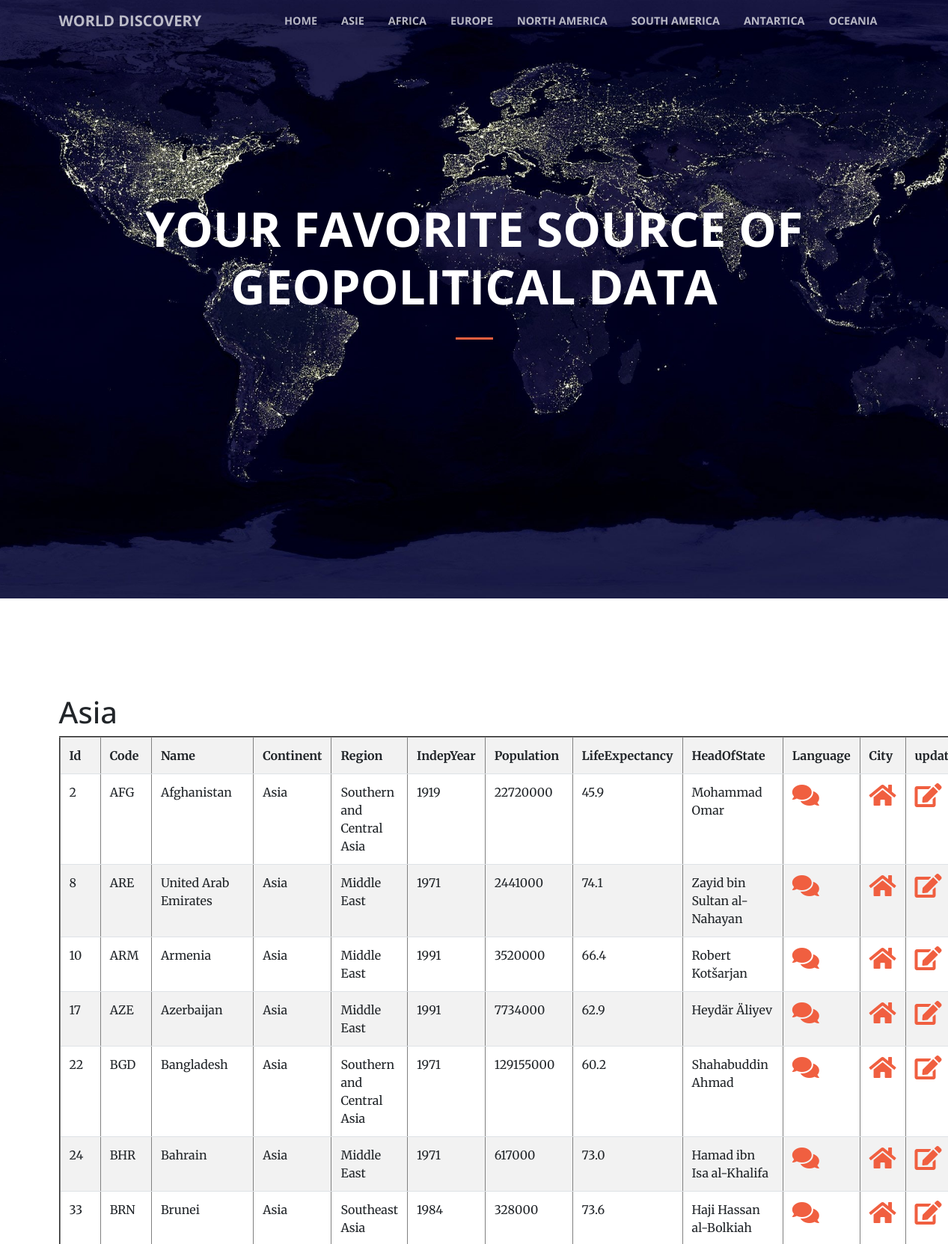
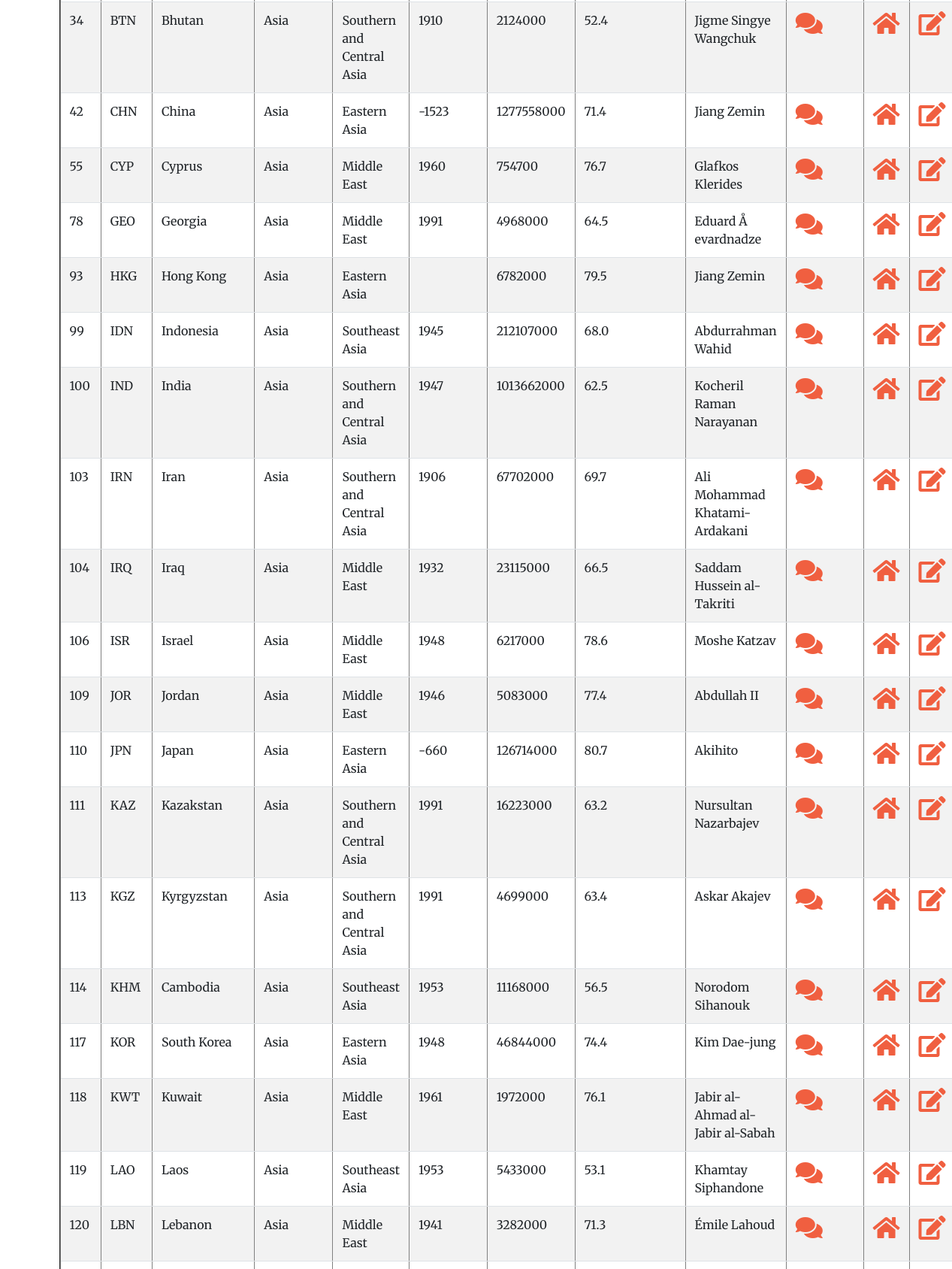
The app's page /CountryByContinent.php?continent=Asia (upper part) with its own data (2 pictures, top to bottom).
### tables this page shows
CREATE TABLE  `Country` (
  `id` int(11) NOT NULL AUTO_INCREMENT,
  `Code` char(3) DEFAULT NULL,
  `Name` char(52) NOT NULL DEFAULT '',
  `Continent` enum('Asia','Europe','North America','Africa','Oceania','Antarctica','South America') NOT NULL DEFAULT 'Asia',
  `Region` char(26) NOT NULL DEFAULT '',
  `SurfaceArea` float(10,2) NOT NULL DEFAULT '0.00',
  `IndepYear` smallint(6) DEFAULT NULL,
  `Population` int(11) NOT NULL DEFAULT '0',
  `LifeExpectancy` float(3,1) DEFAULT NULL,
  `GNP` float(10,2) DEFAULT NULL,
  `GNPOld` float(10,2) DEFAULT NULL,
  `LocalName` char(45) NOT NULL DEFAULT '',
  `GovernmentForm` char(45) NOT NULL DEFAULT '',
  `HeadOfState` char(60) DEFAULT NULL,
  `Capital` int(11) DEFAULT NULL,
  `Code2` char(2) NOT NULL DEFAULT '',
  PRIMARY KEY (`id`) USING BTREE
);

### inc/manager-db.php (called while the page is built, shortened)
<?php
require_once('connect-db.php');
function getAllCountryByContinent($continentName) {
    global $pdo;
    $query = "SELECT * FROM Country WHERE Continent=:Continent;";
    try {
        $prep = $pdo->prepare($query);
        $prep->bindValue(':Continent', $continentName);
        $prep->execute();
        $result = $prep->fetchall(PDO::FETCH_OBJ);
        return $result;
        }
    catch ( Exception $e ) {
        die ("Erreur dans la requete ".$e->getMessage());
    }
}
?>

### CountryByContinent.php (the view, shortened to what this page needs)
<!DOCTYPE html>
<html lang="en">
  <head>
    <link href="vendor/bootstrap/css/bootstrap.min.css" rel="stylesheet">
    <link rel="stylesheet" href="https://use.fontawesome.com/releases/v5.0.9/css/all.css">
    <link href="vendor/magnific-popup/magnific-popup.css" rel="stylesheet">
    <link href="css/creative.css" rel="stylesheet">
  </head>
  <body id="page-top">
  <?php
    require_once('navbar.php');
      $allContinentByCountry=getAllCountryByContinent($_GET['continent']);
  ?>
<div class="container">
    <section>
    <h1> <?php echo $_GET['continent'] ?> </h1>
      <table class="table table-striped" border=2 >
        <tr>
          <th> Id             </th>
          <th> Code           </th>
          <th> Name           </th>
          <th> Continent      </th>
          <th> Region         </th>
          <th> IndepYear      </th>
          <th> Population     </th>
          <th> LifeExpectancy </th>
          <th> HeadOfState    </th>
          <th> Language  </th>
          <th> City          </th>
          <th>update</th>
        </tr>
        <?php
            foreach ($allContinentByCountry as $value):
        ?>
        <tr>
            <td><?php echo $value->id; ?></td>
            <td><?php echo $value->Code; ?></td>
            <td><?php echo $value->Name; ?> </a> </td>
            <td><?php echo $value->Continent; ?></td>
            <td><?php echo $value->Region; ?></td>
            <td><?php echo $value->IndepYear; ?></td>
            <td><?php echo $value->Population; ?></td>
            <td><?php echo $value->LifeExpectancy; ?></td>
            <td><?php echo $value->HeadOfState; ?></td>
            <td> <a href=languageByCountry.php?idCountry=<?php echo $value->id ?>&nameCountry=<?php echo $value->Name ?> > <i class="fas fa-comments fa-2x"></i> </a> </td>
            <td> <a href=cityByCountry.php?idCountry=<?php echo $value->id ?>&nameCountry=<?php echo $value->Name ?> ><i class="fas fa-home fa-2x"></i> </a> </td>
            <td><a href=form.php?idCountry=<?php echo $value->id ?>&nameCountry=<?php echo $value->Name ?> >  <i class="fas fa-edit fa-2x"></i>  </a></td>
        </tr>
        <?php
        endforeach;
        ?>
    </section>
    </div>
  </body>
</html>

### css/creative.css (style rules this page uses)
body, html { width: 100%; height: 100%; }
body { font-family: 'Merriweather', 'Helvetica Neue', Arial, sans-serif; }
a { color: #F05F40; -webkit-transition: all 0.2s; -moz-transition: all 0.2s; transition: all 0.2s; }
h1, h2, h3, h4, h5, h6 { font-family: 'Open Sans', 'Helvetica Neue', Arial, sans-serif; }
section { padding: 8rem 0; }

### records on screen
country: id "2", Code "AFG", Name "Afghanistan", Continent "Asia", Region "Southern and Central Asia", IndepYear "1919", Population "22720000", LifeExpectancy "45.9", HeadOfState "Mohammad Omar"
country: id "8", Code "ARE", Name "United Arab Emirates", Continent "Asia", Region "Middle East", IndepYear "1971", Population "2441000", LifeExpectancy "74.1", HeadOfState "Zayid bin Sultan al-Nahayan"
country: id "10", Code "ARM", Name "Armenia", Continent "Asia", Region "Middle East", IndepYear "1991", Population "3520000", LifeExpectancy "66.4", HeadOfState "Robert Kotšarjan"
country: id "17", Code "AZE", Name "Azerbaijan", Continent "Asia", Region "Middle East", IndepYear "1991", Population "7734000", LifeExpectancy "62.9", HeadOfState "Heydär Äliyev"
country: id "22", Code "BGD", Name "Bangladesh", Continent "Asia", Region "Southern and Central Asia", IndepYear "1971", Population "129155000", LifeExpectancy "60.2", HeadOfState "Shahabuddin Ahmad"
country: id "24", Code "BHR", Name "Bahrain", Continent "Asia", Region "Middle East", IndepYear "1971", Population "617000", LifeExpectancy "73.0", HeadOfState "Hamad ibn Isa al-Khalifa"
country: id "33", Code "BRN", Name "Brunei", Continent "Asia", Region "Southeast Asia", IndepYear "1984", Population "328000", LifeExpectancy "73.6", HeadOfState "Haji Hassan al-Bolkiah"
country: id "34", Code "BTN", Name "Bhutan", Continent "Asia", Region "Southern and Central Asia", IndepYear "1910", Population "2124000", LifeExpectancy "52.4", HeadOfState "Jigme Singye Wangchuk"
country: id "42", Code "CHN", Name "China", Continent "Asia", Region "Eastern Asia", IndepYear "-1523", Population "1277558000", LifeExpectancy "71.4", HeadOfState "Jiang Zemin"
country: id "55", Code "CYP", Name "Cyprus", Continent "Asia", Region "Middle East", IndepYear "1960", Population "754700", LifeExpectancy "76.7", HeadOfState "Glafkos Klerides"
country: id "78", Code "GEO", Name "Georgia", Continent "Asia", Region "Middle East", IndepYear "1991", Population "4968000", LifeExpectancy "64.5", HeadOfState "Eduard Å evardnadze"
country: id "93", Code "HKG", Name "Hong Kong", Continent "Asia", Region "Eastern Asia", Population "6782000", LifeExpectancy "79.5", HeadOfState "Jiang Zemin"
country: id "99", Code "IDN", Name "Indonesia", Continent "Asia", Region "Southeast Asia", IndepYear "1945", Population "212107000", LifeExpectancy "68.0", HeadOfState "Abdurrahman Wahid"
country: id "100", Code "IND", Name "India", Continent "Asia", Region "Southern and Central Asia", IndepYear "1947", Population "1013662000", LifeExpectancy "62.5", HeadOfState "Kocheril Raman Narayanan"
country: id "103", Code "IRN", Name "Iran", Continent "Asia", Region "Southern and Central Asia", IndepYear "1906", Population "67702000", LifeExpectancy "69.7", HeadOfState "Ali Mohammad Khatami-Ardakani"
country: id "104", Code "IRQ", Name "Iraq", Continent "Asia", Region "Middle East", IndepYear "1932", Population "23115000", LifeExpectancy "66.5", HeadOfState "Saddam Hussein al-Takriti"
country: id "106", Code "ISR", Name "Israel", Continent "Asia", Region "Middle East", IndepYear "1948", Population "6217000", LifeExpectancy "78.6", HeadOfState "Moshe Katzav"
country: id "109", Code "JOR", Name "Jordan", Continent "Asia", Region "Middle East", IndepYear "1946", Population "5083000", LifeExpectancy "77.4", HeadOfState "Abdullah II"
country: id "110", Code "JPN", Name "Japan", Continent "Asia", Region "Eastern Asia", IndepYear "-660", Population "126714000", LifeExpectancy "80.7", HeadOfState "Akihito"
country: id "111", Code "KAZ", Name "Kazakstan", Continent "Asia", Region "Southern and Central Asia", IndepYear "1991", Population "16223000", LifeExpectancy "63.2", HeadOfState "Nursultan Nazarbajev"
country: id "113", Code "KGZ", Name "Kyrgyzstan", Continent "Asia", Region "Southern and Central Asia", IndepYear "1991", Population "4699000", LifeExpectancy "63.4", HeadOfState "Askar Akajev"
country: id "114", Code "KHM", Name "Cambodia", Continent "Asia", Region "Southeast Asia", IndepYear "1953", Population "11168000", LifeExpectancy "56.5", HeadOfState "Norodom Sihanouk"
country: id "117", Code "KOR", Name "South Korea", Continent "Asia", Region "Eastern Asia", IndepYear "1948", Population "46844000", LifeExpectancy "74.4", HeadOfState "Kim Dae-jung"
country: id "118", Code "KWT", Name "Kuwait", Continent "Asia", Region "Middle East", IndepYear "1961", Population "1972000", LifeExpectancy "76.1", HeadOfState "Jabir al-Ahmad al-Jabir al-Sabah"
country: id "119", Code "LAO", Name "Laos", Continent "Asia", Region "Southeast Asia", IndepYear "1953", Population "5433000", LifeExpectancy "53.1", HeadOfState "Khamtay Siphandone"
country: id "120", Code "LBN", Name "Lebanon", Continent "Asia", Region "Middle East", IndepYear "1941", Population "3282000", LifeExpectancy "71.3", HeadOfState "Émile Lahoud"

### other values on screen
$_GET['continent'] "Asia"
